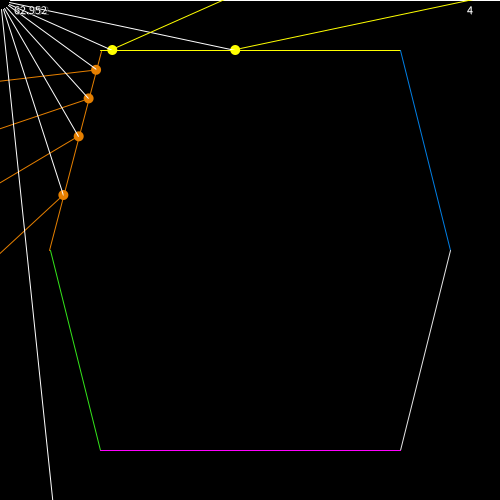
Frame 1 (no input)
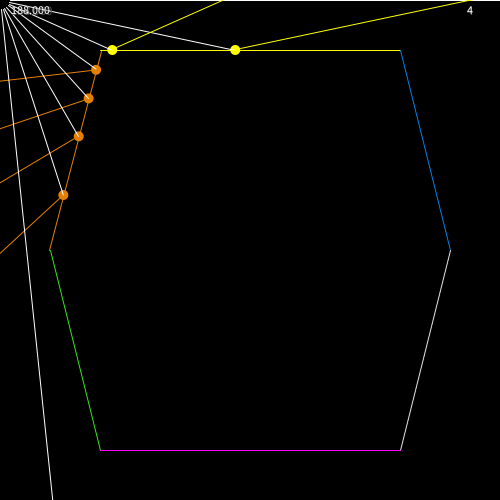
Frame 60 (the mouse pressed at the canvas centre just before this capture)
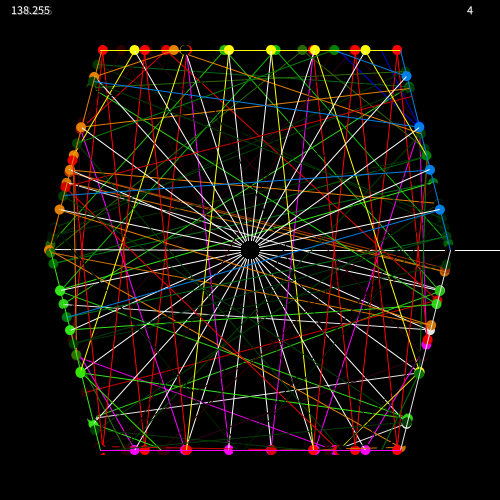
Frame 120 (the mouse held since frame 60 and released just before this capture)

The Processing sketch that drew these frames (run headless with seeded random() and noise(); from frame 60 on, the mouse is pressed at the canvas centre):

// Processing sketch: RayCasting
// ── RayCasting.pde
LineSegment leftTopLine;
LineSegment leftBottomLine;
LineSegment rightTopLine;
LineSegment rightBottomLine;
LineSegment topLine;
LineSegment bottomLine;

Ray[] ray;
int rayCount = 30;

int bounces = 4;

void setup()
{
  smooth(8);
  leftTopLine = new LineSegment(new PVector(101, 51), new PVector(49, 250));
  leftTopLine.setColor(new Color(0.9, 0.5, 0));
  
  leftBottomLine = new LineSegment(new PVector(100, 450), new PVector(50, 250));
  leftBottomLine.setColor(new Color(0.2, 0.9, 0.1));
  
  rightTopLine = new LineSegment(new PVector(400, 50), new PVector(450, 250));
  rightTopLine.setColor(new Color(0, 0.5, 0.9));
  
  rightBottomLine = new LineSegment(new PVector(400, 450), new PVector(450, 250));
  rightBottomLine.setColor(new Color(0.9, 0.9, 0.9));
  
  topLine = new LineSegment(new PVector(100, 50), new PVector(400, 50));
  topLine.setColor(new Color(1, 1, 0));
  
  bottomLine = new LineSegment(new PVector(100, 450), new PVector(400, 450));
  bottomLine.setColor(new Color(1, 0, 1));
  
  ray = new Ray[rayCount];
  for(int i = 0; i < rayCount; ++i)
  {
    PVector dir = PVector.fromAngle(PI*2/rayCount*i);
    ray[i] = new Ray(new PVector(0,0), dir, bounces);
    
    ray[i].addLineSegmentCollider(topLine);
    ray[i].addLineSegmentCollider(rightTopLine);
    ray[i].addLineSegmentCollider(leftTopLine);
    ray[i].addLineSegmentCollider(leftBottomLine);
    ray[i].addLineSegmentCollider(rightBottomLine);
    ray[i].addLineSegmentCollider(bottomLine);
  }
  
  
  
  size(500, 500);
  frameRate(1000);
  
  textAlign(CENTER, CENTER);
}

void draw()
{
  background(0);
  
  PVector mouseDir = new PVector(mouseX-250, mouseY-250);
  mouseDir.normalize();
  
  for(int i = 0; i < rayCount; ++i)
  {
    ray[i].set(vadd(new PVector(mouseX, mouseY), vscale(ray[i].dir(), 10)),ray[i].dir());
    ray[i].update();
    
    ray[i].render();
  }
  
  topLine.render();
  leftTopLine.render();
  leftBottomLine.render();
  rightTopLine.render();
  rightBottomLine.render();
  bottomLine.render();
  
  fill(80);
  stroke(80);
  textSize(13);
  text(frameRate, 30, 10);
  text(bounces, width-30, 10);
  fill(255);
  stroke(255);
  textSize(12);
  text(frameRate, 30, 10);
  text(bounces, width-30, 10);
}

void keyPressed()
{
  if(key == '-')
  {
    --bounces;
  }
  if(key == '+')
  {
    ++bounces;
  }
  for(int i = 0; i < rayCount; ++i)
  {
    ray[i].setMaxBounces(bounces);
  }
}

// ── Color.pde
class Color
{
  public Color(float cr, float cg, float cb, float ca)
  {
    r = cr;
    g = cg;
    b = cb;
    a = ca;
  }
  
  public Color(float cr, float cg, float cb)
  {
    r = cr;
    g = cg;
    b = cb;
    a = 1;
  }
  
  public Color(Color cl)
  {
    r = cl.r;
    g = cl.g;
    b = cl.b;
    a = cl.a;
  }
  
  public Color(color cl)
  {
    r = red(cl) / 255;
    g = green(cl) / 255;
    b = blue(cl) / 255;
    a = alpha(cl) / 255;
  }
  
  public void set(float cr, float cg, float cb, float ca)
  {
    r = cr;
    g = cg;
    b = cb;
    a = ca;
  }
  
  public void set(float cr, float cg, float cb)
  {
    r = cr;
    g = cg;
    b = cb;
    a = 1;
  }
  
  public void set(color cl)
  {
    r = red(cl) / 255;
    g = green(cl) / 255;
    b = blue(cl) / 255;
    a = alpha(cl) / 255;
  }
  
  public Color fromColor(color cl)
  {
    Color clr = new Color(cl);
    return clr;
  }
  
  public color get()
  {
    color cl = color(r*255, g*255, b*255, a*255);
    return cl;
  }
  
  public Color combined(Color cl)
  {
    Color combined = new Color(r, g, b, a);
    combined.add(cl);
    return combined;
  }
  
  public Color add(Color cl)
  {
    r += cl.r;
    g += cl.g;
    b += cl.b;
    a += cl.a;
    
    constrain(r, 0, 1);
    constrain(g, 0, 1);
    constrain(b, 0, 1);
    constrain(a, 0, 1);
    return this;
  }
  
  public Color mult(float scalar)
  {
    r *= scalar;
    g *= scalar;
    b *= scalar;
    a *= scalar;
    return this;
  }
  
  public Color mult(Color cl)
  {
    r *= cl.r;
    g *= cl.g;
    b *= cl.b;
    a *= cl.a;
    return this;
  }
  
  public boolean compare(Color cl)
  {
    return (r == cl.r && g == cl.g && b == cl.b && a == cl.a);
  }
  
  public Color clone()
  {
    return new Color(r, g, b, a);
  }
  
  public String toString()
  {
    return "[ " + r*255 + "; " + g*255 + "; " + b*255 + "; " + a*255 + " ]";
  }
  
  public float r;
  public float g;
  public float b;
  public float a;
}

// ── Image.pde
class Image
{
  public Image(PImage image, PVector position)
  {
    m_image = image;
    m_position = position;
  }
  
  public void init()
  {
  }
  
  public LineSegment[] getColliders()
  {
    return m_lineSegments;
  }
  
  public int getColliderCount()
  {
    return m_colliderCount;
  }
  
  public void renderImage()
  {
    imageMode(CENTER);
    image(m_image, m_position.x, m_position.y);
  }
  
  public void renderColliders()
  {
    for(int i = 0; i < m_colliderCount; ++i)
    {
      m_lineSegments[i].render();
    }
  }
  
  private PImage m_image;
  private PVector m_position;
  private LineSegment[] m_lineSegments;
  private int m_colliderCount = 0;
}

// ── Light.pde
abstract public class Light
{
  public Light()
  {
    m_color = new Color(1,1,1);
  }
  
  public Light(int rayCount)
  {
    m_color = new Color(1,1,1);
    setRayCount(rayCount);
  }
  
  abstract public void setRayCount(int rayCount);
  public void setPosition(PVector pos)
  {
    m_position = pos;
  }
  
  public void setColor(Color clr)
  {
    m_color = clr;
    for (int i = 0; i < m_rayCount; ++i)
    {
      m_rays[i].setColor(m_color);
    }
  }
  
  public void addLineSegmentCollider(LineSegment line)
  {
    for(int i = 0; i < m_rayCount; ++i)
    {
      m_rays[i].addLineSegmentCollider(line);
    }
  }
  
  // Renders all the rays of the light
  public void renderRays()
  {
    for(int i = 0; i < m_rayCount; ++i)
    {
      m_rays[i].render();
    }
  }
  
  // Renders only where the light is in the shape of a light
  // Does not render the rays
  public void renderPosition()
  {
    fill(120);
    arc(m_position.x, m_position.y, 10, 40, degToRad(0), degToRad(180));
    fill(m_color.get());
    ellipse(m_position.x, m_position.y, 20, 20);
  }
  
  public void update()
  {
    for(int i = 0; i < m_rayCount; ++i)
    {
      m_rays[i].update();
    }
  }
  
  protected Ray[] m_rays;
  protected int m_rayCount = 0;
  protected Color m_color;
  protected PVector m_position;
}

class PointLight extends Light
{
  public PointLight()
  {
  }
  
  public PointLight(int rayCount)
  {
    super(rayCount);
  }
  
  public void setRayCount(int count)
  {
    m_rayCount = count;
    m_rays = new Ray[m_rayCount];
    for (int i = 0; i < m_rayCount; ++i)
    {
      PVector dir = PVector.fromAngle(PI*2/m_rayCount*i);
      m_rays[i] = new Ray(vadd(new PVector(width / 2, height / 2), vscale(dir, 10)), dir, 2);
    }
  }
  
  @ Override public void setPosition(PVector position)
  {
    m_position = position;
    for (int i = 0; i < m_rayCount; ++i)
    {
      m_rays[i].set(vadd(position, vscale(m_rays[i].dir(), 10)), m_rays[i].dir());
    }
  }
}

// ── Line.pde
public class Line
{
  public Line(PVector start, PVector dir)
  {
    this.m_start = start;
    this.m_dir = dir.normalize();
    
    m_normal = new PVector(-dir.y, dir.x);
    m_normal.normalize();
  }
  
  public void set(PVector start, PVector dir)
  {
    this.m_start = start;
    this.m_dir = dir;
    
    m_normal = new PVector(-dir.y, dir.x);
    m_normal.normalize();
  }
  
  public void render()
  {
    line(m_start.x, m_start.y, m_start.x+m_dir.x*500, m_start.y+m_dir.y*500);
  }
  
  public boolean collideWith(LineSegment other)
  {
    PVector startToStart = new PVector(other.end().x, other.end().y);
    startToStart.sub(m_start);
    
    //project distance line on normal
    float distToLine = startToStart.dot(m_normal);
    PVector line = vsub(other.m_start, other.m_end);
    float totalLine = -line.dot(m_normal);
    
    float timeOfImpact = 1 - distToLine / totalLine;
    if(timeOfImpact < 0 || timeOfImpact > 1) return false;
    
    PVector vec = vscale(vsub(other.m_start, other.m_end), timeOfImpact);
    PVector poi = vsub(other.m_start, vec);
    
    //we may assume that the 'end' of the line is at the poi
    PVector toPoi = vsub(poi, m_start);
    
    //check if poi is behind the line (before the start)
    if(vnormalized(toPoi).dot(vnormalized(m_dir)) < 0)
    {
      return false;
    }
    
    float distToPoi = toPoi.dot(vnormalized(vsub(poi, m_start)));
    if(distToPoi < 0 || distToPoi > vlength(vsub(poi, m_start)))
    {
      println("out of line");
      return false;
    }
    else
    {
      fill(0, 0, 255);
      ellipse(poi.x, poi.y, 10, 10);
      return true;
    }
  }
  
  public PVector start()
  {
    return new PVector(m_start.x, m_start.y);
  }
  
  public PVector dir()
  {
    return new PVector(m_dir.x, m_dir.y);
  }
  
  public PVector normal()
  {
    return new PVector(m_normal.x, m_normal.y);
  }
  
  private PVector m_start;
  private PVector m_dir;
  private PVector m_normal;
}

// ── LineSegment.pde
public class LineSegment
{
  public LineSegment(PVector start, PVector end)
  {
    this.m_start = start;
    this.m_end = end;
    
    PVector line = new PVector(start.x, start.y);
    line.sub(end);
    m_normal = new PVector(-line.y, line.x);
    m_normal.normalize();
    m_color = new Color(1,1,1);
  }
  
  public void set(PVector start, PVector end)
  {
    this.m_start = start;
    this.m_end = end;
    
    PVector line = new PVector(start.x, start.y);
    line.sub(end);
    m_normal = new PVector(-line.y, line.x);
    m_normal.normalize();
  }
  
  public void setColor(Color cl)
  {
    m_color = cl;
  }
  
  public Color getColor()
  {
    return m_color;
  }
  
  public void render()
  {
    stroke(m_color.get());
    line(m_start.x, m_start.y, m_end.x, m_end.y);
  }
  
  public void renderNormal()
  {
    PVector line = new PVector(m_end.x, m_end.y);
    line.sub(m_start);
    line = line.mult(0.5f);
    PVector point = new PVector(m_start.x, m_start.y);
    point.add(line);
    line(point.x, point.y, point.x + m_normal.x * 20, point.y + m_normal.y * 20);
  }
  
  public boolean collideWith(LineSegment other)
  {
    PVector startToStart = new PVector(other.m_end.x, other.m_end.y);
    startToStart.sub(m_start);
    
    //project distance line on normal
    float distToLine = startToStart.dot(m_normal);
    PVector line = vsub(other.m_start, other.m_end);
    float totalLine = -line.dot(m_normal);
    
    float timeOfImpact = 1 - distToLine / totalLine;
    if(timeOfImpact < 0 || timeOfImpact > 1) return false;
    
    PVector vec = vscale(vsub(other.m_start, other.m_end), timeOfImpact);
    PVector poi = vsub(other.m_start, vec);
    PVector toPoi = vsub(poi, m_start);
    float distToPoi = toPoi.dot(vnormalized(vsub(m_end, m_start)));
    println(distToPoi);
    if(distToPoi < 0 || distToPoi > vlength(vsub(m_end, m_start))) return false;
    else
    {
      fill(255, 0 ,0);
      ellipse(poi.x, poi.y, 10, 10);
      return true;
    }
  }
  
  public boolean collideWith(PVector point, float radius)
  {
    PVector startToCenter = new PVector(point.x, point.y);
    startToCenter.sub(m_start);
    
    PVector line = vsub(m_end, m_start);
    float distOverLine = startToCenter.dot(vnormalized(line));
    if(distOverLine < -radius || distOverLine > vlength(line)+radius) return false;
    
    //project distance line on normal
    float dist = startToCenter.dot(m_normal);
    if(abs(dist) < radius) return true;
    else return false;
  }
  
  public PVector start()
  {
    return new PVector(m_start.x, m_start.y);
  }
  
  public PVector end()
  {
    return new PVector(m_end.x, m_end.y);
  }
  
  public PVector getLine()
  {
    return vsub(m_end, m_start);
  }
  
  public PVector getNormal()
  {
    return new PVector(m_normal.x, m_normal.y);
  }
  
  public LineSegment inverse()
  {
    LineSegment inverse = new LineSegment(m_end, m_start);
    inverse.setColor(m_color);
    return inverse;
  }
  
  private PVector m_start;
  private PVector m_end;
  private PVector m_normal;
  private Color m_color;
}

// ── Math.pde
float vlength(PVector vec)
{
  float l = sqrt(pow(vec.x, 2) + pow(vec.y, 2));
  return l;
}

PVector vadd(PVector vec, PVector other)
{
  PVector copy = new PVector(vec.x, vec.y);
  return copy.add(other);
}

PVector vsub(PVector vec, PVector other)
{
  PVector copy = new PVector(vec.x, vec.y);
  return copy.sub(other);
}

PVector vnormalized(PVector vec)
{
  PVector copy = new PVector(vec.x, vec.y);
  return copy.normalize();
}

PVector vscale(PVector vec, float scale)
{
  PVector copy = new PVector(vec.x, vec.y);
  return copy.mult(scale);
}

float vcross(PVector vec0, PVector vec1)
{
  return vec0.x * vec1.y - vec0.y * vec1.x;
}

PVector vreflect(PVector vec, PVector normal)
{
  PVector n = new PVector(normal.x, normal.y);
  PVector reflect = vsub(vec, vscale(n, 2* n.dot(vec)));
  return reflect;
}

float degToRad(float deg)
{
  return deg / 180 * PI;
}

boolean vcompare(PVector vec0, PVector vec1)
{
  return (vec0.x == vec1.x && vec0.y == vec1.y);
}

// ── Ray.pde
public class Ray
{
  public Ray(PVector start, PVector dir, int maxBounces)
  {
    this.m_start = start;
    this.m_direction = dir.normalize();

    m_normal = new PVector(-dir.y, dir.x);
    m_normal.normalize();

    m_bounces = new ArrayList<Ray>();
    m_lineSegments = new ArrayList<LineSegment>();
    m_maxBounces = maxBounces;

    m_color = new Color(1, 1, 1);
  }

  public void set(PVector start, PVector dir)
  {
    this.m_start = start;
    this.m_direction = dir;

    m_normal = new PVector(-dir.y, dir.x);
    m_normal.normalize();
  }

  public void setMaxBounces(int bounces)
  {
    m_maxBounces = bounces;
  }

  public void setColor(Color cl)
  {
    m_color = cl;
  }

  public void render()
  {
    // This function is also used as a reset for which bounces have been found
    // 
    for (int i = 0; i < m_bounces.size(); ++i)
    {
      m_bounces.get(i).render();
    }

    stroke(m_color.get());

    if (m_hasEnd) line(m_start.x, m_start.y, m_end.x, m_end.y);
    else line(m_start.x, m_start.y, m_start.x+m_direction.x*500, m_start.y+m_direction.y*500);
    m_hasEnd = false;
  }

  public void renderNormal()
  {
    line(m_start.x, m_start.y, m_start.x + vscale(m_normal, 10).x, m_start.y + vscale(m_normal, 10).y);
  }

  public void addLineSegmentCollider(LineSegment line)
  {
    m_lineSegments.add(line);
  }

  public PVector collideWith(LineSegment other)
  {    
    PVector startToStart = vsub(other.start(), m_start);

    PVector lineOther = other.getLine();
    float cross = vcross(m_direction, lineOther);

    // Time of impact on this
    // Should be higher than 0
    float u = vcross(startToStart, lineOther) / cross;
    // Time of impact on 'other'
    // Should be between 0-1
    float t = vcross(startToStart, m_direction) / cross;

    if (t > 0 && t < 1 && u > 0)
    {
      PVector poi = vadd(m_start, vscale(m_direction, u));
      return poi;
    }
    return null;
  }

  public void update()
  {
    m_bounces.clear();
    m_hasEnd = false;

    LineSegment closest = null;
    PVector closestPoi = null;
    for (int i = 0; i < m_lineSegments.size(); ++i)
    {
      PVector poi = collideWith(m_lineSegments.get(i));
      if (poi == null) continue;
      if (m_hasEnd && vlength(vsub(poi, m_start)) >= vlength(vsub(m_end, m_start))) continue;

      m_hasEnd = true;
      m_end = poi;
      closest = m_lineSegments.get(i);
      closestPoi = poi;
    }
    
    if(m_hasEnd)
    {
      Color mixColor = m_color.clone().mult(closest.getColor());
      fill(mixColor.get());
      noStroke();
      ellipse(closestPoi.x, closestPoi.y, 10, 10);
      if (m_maxBounces > 0)
      {
        PVector bounceDir = vreflect( m_direction, closest.getNormal() );
        Ray bounce = new Ray( vadd(closestPoi, vscale(bounceDir, 5)), bounceDir, m_maxBounces-1);
        bounce.setColor(mixColor);
        m_bounces.add(bounce);

        for (int i = 0; i < m_lineSegments.size(); ++i)
        {
          bounce.addLineSegmentCollider(m_lineSegments.get(i));
        }
        bounce.update();
      }
    }
  }

  public PVector start()
  {
    return new PVector(m_start.x, m_start.y);
  }

  public PVector dir()
  {
    return new PVector(m_direction.x, m_direction.y);
  }

  public PVector normal()
  {
    return new PVector(m_normal.x, m_normal.y);
  }

  private PVector m_start;
  private PVector m_direction;
  private PVector m_end;
  private boolean m_hasEnd = false;
  private PVector m_normal;
  private int m_maxBounces;
  private Color m_color;

  private ArrayList<Ray> m_bounces;
  private ArrayList<LineSegment> m_lineSegments;
}

// ── RayHit.pde
class RayHit
{
  public RayHit(Ray reflect, PVector hit, PVector normal, Color clr)
  {
    this.reflect = reflect;
    this.hit = hit;
    this.normal = normal;
    this.hitColor = clr;
  }
  
  public Ray reflect;
  public PVector hit;
  public PVector normal;
  public Color hitColor;
}

// ── Scene.pde
abstract class Scene
{
  abstract public void init();
  abstract public void update();
  abstract public void handleInput();
}

// ---------------------------------------------- Start of Hexagon Scene --------------------------------------------------

class HexagonScene extends Scene
{
  public void init()
  {    
    m_leftTopLine = new LineSegment(new PVector(101, 51), new PVector(49, 250));
    m_leftTopLine.setColor(new Color(0.9, 0.5, 0));

    m_leftBottomLine = new LineSegment(new PVector(100, 450), new PVector(50, 250));
    m_leftBottomLine.setColor(new Color(0.2, 0.9, 0.1));

    m_rightTopLine = new LineSegment(new PVector(400, 50), new PVector(450, 250));
    m_rightTopLine.setColor(new Color(0, 0.5, 0.9));

    m_rightBottomLine = new LineSegment(new PVector(400, 450), new PVector(450, 250));
    m_rightBottomLine.setColor(new Color(0.9, 0.9, 0.9));

    m_topLine = new LineSegment(new PVector(100, 50), new PVector(400, 50));
    m_topLine.setColor(new Color(1, 1, 0));

    m_bottomLine = new LineSegment(new PVector(100, 450), new PVector(400, 450));
    m_bottomLine.setColor(new Color(1, 0, 1));

    m_rays = new Ray[m_rayCount];
    for (int i = 0; i < m_rayCount; ++i)
    {
      PVector dir = PVector.fromAngle(PI*2/m_rayCount*i);
      m_rays[i] = new Ray(new PVector(0, 0), dir, m_maxBounces);

      m_rays[i].addLineSegmentCollider(m_topLine);
      m_rays[i].addLineSegmentCollider(m_rightTopLine);
      m_rays[i].addLineSegmentCollider(m_leftTopLine);
      m_rays[i].addLineSegmentCollider(m_leftBottomLine);
      m_rays[i].addLineSegmentCollider(m_rightBottomLine);
      m_rays[i].addLineSegmentCollider(m_bottomLine);
    }
  }

  public void update()
  {
    background(0);

    PVector mouseDir = new PVector(mouseX-250, mouseY-250);
    mouseDir.normalize();

    for (int i = 0; i < m_rayCount; ++i)
    {
      m_rays[i].set(vadd(new PVector(mouseX, mouseY), vscale(m_rays[i].dir(), 10)), m_rays[i].dir());
      m_rays[i].update();

      m_rays[i].render();
    }

    m_topLine.render();
    m_leftTopLine.render();
    m_leftBottomLine.render();
    m_rightTopLine.render();
    m_rightBottomLine.render();
    m_bottomLine.render();

    fill(80);
    stroke(80);
    textSize(13);
    text(frameRate, 30, 10);
    text("Max bounces per ray: " + m_maxBounces, width-70, 10);
    text("Ray Count: " + m_rayCount + "              ", width-75, 20);

    text("W: add ray  D: remove ray", width /2, height - 20);
    text("A: increase bounce count  S: decrease bounce count", width / 2, height - 10);

    fill(255);
    stroke(255);
    textSize(12);
    text(frameRate, 30, 10);
    text("Max bounces per ray: " + m_maxBounces, width-75, 10);
    text("Ray Count: " + m_rayCount + "              ", width-75, 20);

    text("W: add ray  D: remove ray", width /2, height - 20);
    text("A: increase bounce count  S: decrease bounce count", width / 2, height - 10);
  }

  public void handleInput()
  {
    if (key == 'a')
    {
      --m_maxBounces;
      for (int i = 0; i < m_rayCount; ++i)
      {
        m_rays[i].setMaxBounces(m_maxBounces);
      }
    }
    if (key == 'd')
    {
      ++m_maxBounces;
      for (int i = 0; i < m_rayCount; ++i)
      {
        m_rays[i].setMaxBounces(m_maxBounces);
      }
    }
    if (key == 'w')
    {
      ++m_rayCount;
      m_rays = new Ray[m_rayCount];
      for (int i = 0; i < m_rayCount; ++i)
      {
        PVector dir = PVector.fromAngle(PI*2/m_rayCount*i);
        m_rays[i] = new Ray(new PVector(0, 0), dir, m_maxBounces);

        m_rays[i].addLineSegmentCollider(m_topLine);
        m_rays[i].addLineSegmentCollider(m_rightTopLine);
        m_rays[i].addLineSegmentCollider(m_leftTopLine);
        m_rays[i].addLineSegmentCollider(m_leftBottomLine);
        m_rays[i].addLineSegmentCollider(m_rightBottomLine);
        m_rays[i].addLineSegmentCollider(m_bottomLine);
      }
    }
    if (key == 's')
    {
      --m_rayCount;
      m_rays = new Ray[m_rayCount];
      for (int i = 0; i < m_rayCount; ++i)
      {
        PVector dir = PVector.fromAngle(PI*2/m_rayCount*i);
        m_rays[i] = new Ray(new PVector(0, 0), dir, m_maxBounces);

        m_rays[i].addLineSegmentCollider(m_topLine);
        m_rays[i].addLineSegmentCollider(m_rightTopLine);
        m_rays[i].addLineSegmentCollider(m_leftTopLine);
        m_rays[i].addLineSegmentCollider(m_leftBottomLine);
        m_rays[i].addLineSegmentCollider(m_rightBottomLine);
        m_rays[i].addLineSegmentCollider(m_bottomLine);
      }
    }
  }

  private LineSegment m_leftTopLine;
  private LineSegment m_leftBottomLine;
  private LineSegment m_rightTopLine;
  private LineSegment m_rightBottomLine;
  private LineSegment m_topLine;
  private LineSegment m_bottomLine;

  private Ray[] m_rays;
  private int m_rayCount = 30;
  private int m_maxBounces = 4;
}

// ---------------------------------------------- End of Hexagon Scene --------------------------------------------------

// ---------------------------------------------- Start of SandBox Scene --------------------------------------------------

class SandBoxScene extends Scene
{
  public void init()
  {
    m_rays = new ArrayList<Ray>();
    for (int i = 0; i < 30; ++i)
    {
      PVector dir = PVector.fromAngle(PI*2/30*i);
      m_rays.add(new Ray(vadd(new PVector(width / 2, height / 2), vscale(dir, 10)), dir, 2));
    }
    m_lineSegments = new ArrayList<LineSegment>();
  }

  public void update()
  {
    background(0);

    if (mousePressed && (mouseButton == LEFT))
    {
      if (!m_pressingMouse)
      {
      m_pressingMouse = true;
        if (m_startOfNextLine == null)
        {
          m_startOfNextLine = new PVector(mouseX, mouseY);
        } 
        else
        {
          PVector end = new PVector(mouseX, mouseY);
          LineSegment line = new LineSegment(m_startOfNextLine, end);
          m_startOfNextLine = null;
          for (int i = 0; i < m_rays.size(); ++i)
          {
            m_rays.get(i).addLineSegmentCollider(line);
          }
          m_lineSegments.add(line);
        }
      }
    }
    else
    {
      m_pressingMouse = false;
    }

    for (int i = 0; i < m_lineSegments.size(); ++i)
    {
      m_lineSegments.get(i).render();
    }
    for (int i = 0; i < m_rays.size(); ++i)
    {
      m_rays.get(i).update();
      m_rays.get(i).render();
    }

    fill(80);
    stroke(80);
    textSize(13);
    text(frameRate, 30, 10);
    fill(255);
    stroke(255);
    textSize(12);
    text(frameRate, 30, 10);
  }

  public void handleInput()
  {
  }

  private ArrayList<LineSegment> m_lineSegments;
  private ArrayList<Ray> m_rays;

  private PVector m_startOfNextLine = null;
  private boolean m_pressingMouse = false;
}

// ---------------------------------------------- End of SandBox Scene --------------------------------------------------

// ── Slider.pde
class Slider
{
  public Slider(float posX, float posY, int w, int h)
  {
    m_position = new PVector(posX, posY);
    m_size = new PVector(w, h);
  }

  public void update()
  {
    PVector knobPos = getKnobPosition();
    PVector knobSize = getKnobSize();
    if (mousePressed)
    {
      if ( mouseX >= knobPos.x - knobSize.x && mouseX <= knobPos.x + knobSize.x && mouseY >= knobPos.y - knobSize.y && mouseY <= knobPos.y + knobSize.y)
      {
        m_holdingSlider = true;
      }
    } 
    else m_holdingSlider = false;

    if (m_holdingSlider)
    {
      float toBottom = (m_position.y + m_size.y/2) - mouseY;
      m_value = toBottom / (m_size.y);
      m_value = constrain(m_value, 0, 1);
    }
  }

  public void render()
  {
    rectMode(CENTER);
    fill(255);
    stroke(0);
    rect(m_position.x, m_position.y, m_size.x, m_size.y);
    fill(0, 0, 255);
    PVector knobPos = getKnobPosition();
    PVector knobSize = getKnobSize();
    rect(knobPos.x, knobPos.y, knobSize.x, knobSize.y);
  }
  
  public void renderText()
  {
    textAlign(CENTER);
    fill(0);
    text(m_value, m_position.x, m_position.y);
  }

  public float getValue()
  {
    return m_value;
  }

  public void setValue(float value)
  {
    m_value = value;
  }

  private PVector getKnobPosition()
  {
    return new PVector(m_position.x, m_position.y-(m_value - 0.5f)*m_size.y);
  }

  private PVector getKnobSize()
  {
    return new PVector( m_size.x*1.3f, m_size.y/10);
  }

  private float m_value;
  private PVector m_size;
  private PVector m_position;
  private boolean m_holdingSlider = false;
}
